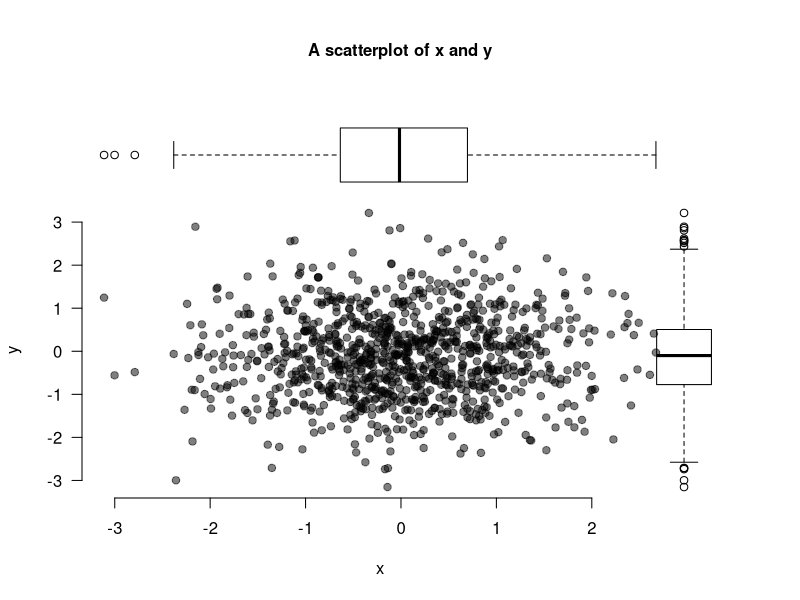

This chart was generated by the following R code:
## ---- chunk 1
# The first line sets an option for the final document that can be produced from
# the .Rmd file. Don't worry about it.
knitr::opts_chunk$set(echo = TRUE)

# The next bit (lines 50-69) is quite powerful and useful. 
# First you define which packages you need for your analysis and assign it to 
# the p_needed object. 
p_needed <-
  c("viridis", "knitr")

# Now you check which packages are already installed on your computer.
# The function installed.packages() returns a vector with all the installed 
# packages.
packages <- rownames(installed.packages())
# Then you check which of the packages you need are not installed on your 
# computer yet. Essentially you compare the vector p_needed with the vector
# packages. The result of this comparison is assigned to p_to_install.
p_to_install <- p_needed[!(p_needed %in% packages)]
# If at least one element is in p_to_install you then install those missing
# packages.
if (length(p_to_install) > 0) {
  install.packages(p_to_install)
}
# Now that all packages are installed on the computer, you can load them for
# this project. Additionally the expression returns whether the packages were
# successfully loaded.
sapply(p_needed, require, character.only = TRUE)
## ---- chunk 2
x <- rnorm(1000)
y <- rnorm(1000)

par(fig = c(0, 0.9, 0, 0.8))
plot(
  x,
  y,
  bty = "n",
  pch = 19,
  las = 1,
  col = adjustcolor("black", alpha = 0.5)
)
par(fig = c(0, 0.9, 0.45, 1), new = TRUE)
boxplot(x,
        horizontal = TRUE,
        axes = FALSE,
        col = NA)
par(fig = c(0.6601, 1, 0, 0.8), new = TRUE)
boxplot(y, axes = FALSE, col = NA)
mtext(
  "A scatterplot of x and y",
  side = 3,
  outer = TRUE,
  line = -3,
  font = 2
)
## ---- chunk 3
df <- data.frame(y = y, x = x)
summary(df)
## ---- chunk 4
df <- data.frame(y = y, x = x)

summary(df)
## ---- chunk 5
df <- data.frame(y = y, x = x)

summary(df)
## ---- chunk 6
square_it <- function(x) {
  square <- x * x
  return(square)
}
## ---- chunk 7
square_it(15)

a <- c(1, 5, 9)

square_it(a)

M <- matrix(c(1:9),
            nrow = 3,
            ncol = 3,
            byrow = T)
M

square_it(M)
## ---- chunk 8
complicated_function <- function(scalar, vector, matrix) {
  # square the scalar
  squared_scalar <- square_it(scalar)
  
  # multiply matrix and vector
  mult <- matrix %*% vector
  
  # multiply scalar and result above, then square it again
  res <- square_it(squared_scalar * mult)
  
  # return the result
  return(res)
}
## ---- chunk 9
res1 <- complicated_function(5, a, M)

res1
## ---- chunk 10
# a scalar
scalar <- 2
scalar

# a vector
vector <- c(1:3)
vector

# a matrix
M <- matrix(c(1:9),
            nrow = 3,
            ncol = 3,
            byrow = T)
M

# a diagonal matrix e.g. identity matrix
M_diag <- diag(1, nrow = 3, ncol = 3)

## ---- chunk 11

scalar
vector
M

# Scalar-Vector/Matrix multiplication

scalar * vector
scalar * M

# Vector-Vector/Matrix multiplication

vector * vector
vector %*% vector # What's the difference?

vector * M

# Elementwise multiplication of two matrices:
M * M
## ---- chunk 12
vector
M

vector %*% M
## ---- chunk 13
M3 <- matrix(c(1, 2, 2, 3),
             nrow = 2,
             ncol = 2,
             byrow = T)

# The transpose
t(M3)
t(t(M3)) == M3

M4 <- matrix(c(rep(1, 3), 2, 3, 4, 4:6),
             nrow = 3,
             ncol = 3,
             byrow = T) 

t(M4)
## ---- chunk 14
M5 <- matrix(c(1, 2, 2, 3),
             nrow = 2,
             ncol = 2,
             byrow = TRUE)
M5

solve(M5)

# check whether AX = XA = I is true
M5 %*% solve(M5)
solve(M5) %*% M5
## ---- chunk 15

## ---- chunk 16

## ---- chunk 17

## ---- chunk 18
